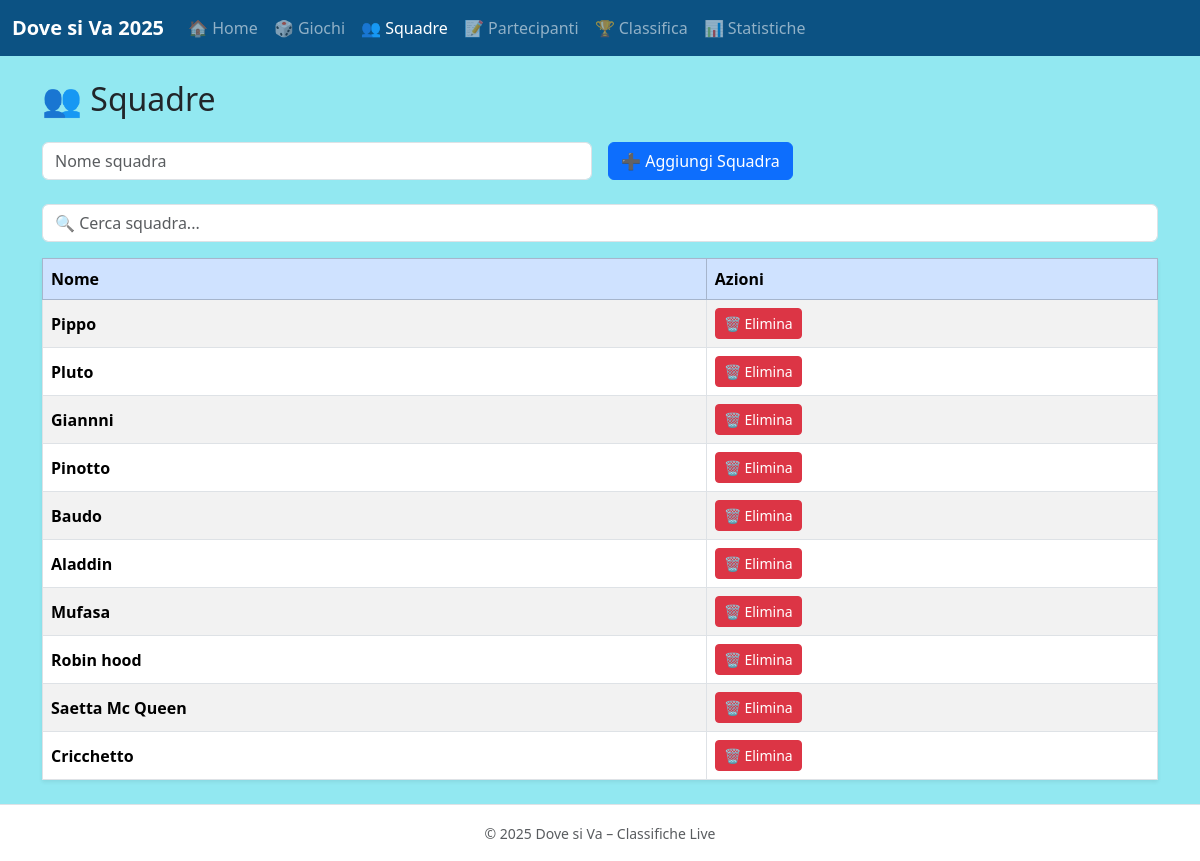
Page /squadre on the committed database.
### app.py (models this page shows)
class Squadra(db.Model):
    id = db.Column(db.Integer, primary_key=True)
    nome = db.Column(db.String(100), nullable=False, unique=True)
    partecipanti = db.relationship("Partecipante", backref="squadra", lazy=True)
    punteggi = db.relationship("Punteggio", backref="squadra", lazy=True)

### app.py (the view, shortened to what this page needs)
@app.route("/squadre", methods=["GET", "POST"])
def squadre():
    return render_template("squadre.html", squadre=Squadra.query.all())

### templates/squadre.html (shortened to what this page needs)
{% extends "base.html" %}
{% block content %}
<h2 class="mb-4">👥 Squadre</h2>
<form method="post" class="row g-3 mb-4">
  <div class="col-md-6">
    <input type="text" class="form-control" name="nome" placeholder="Nome squadra" required>
  </div>
  <div class="col-md-6">
    <button type="submit" class="btn btn-primary">➕ Aggiungi Squadra</button>
  </div>
</form>
<input type="text" id="searchInput" class="form-control mb-3" placeholder="🔍 Cerca squadra...">
<table id="dataTable" class="table table-striped table-bordered align-middle shadow-sm">
  <thead class="table-primary">
    <tr>
      <th>Nome</th>
      <th>Azioni</th>
    </tr>
  </thead>
  <tbody>
    {% for s in squadre %}
    <tr>
      <td class="fw-bold">{{ s.nome }}</td>
      <td>
        <form action="{{ url_for('delete_squadra', sid=s.id) }}" method="post" style="display:inline;">
          <button type="submit" class="btn btn-sm btn-danger"
                  onclick="return confirm('Sei sicuro di voler eliminare questa squadra?');">🗑️ Elimina</button>
        </form>
      </td>
    </tr>
    {% endfor %}
  </tbody>
</table>
{% endblock %}

### templates/base.html (style rules this page uses)
body { background-color: #92e8f1; }

### rows in the picture
Squadra: nome "Pippo"
Squadra: nome "Pluto"
Squadra: nome "Giannni"
Squadra: nome "Pinotto"
Squadra: nome "Baudo"
Squadra: nome "Aladdin"
Squadra: nome "Mufasa"
Squadra: nome "Robin hood"
Squadra: nome "Saetta Mc Queen"
Squadra: nome "Cricchetto"
